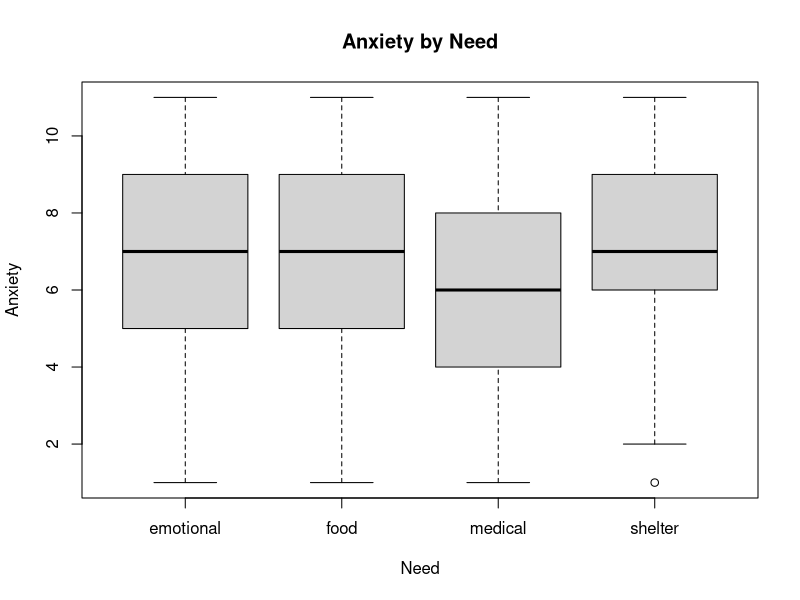
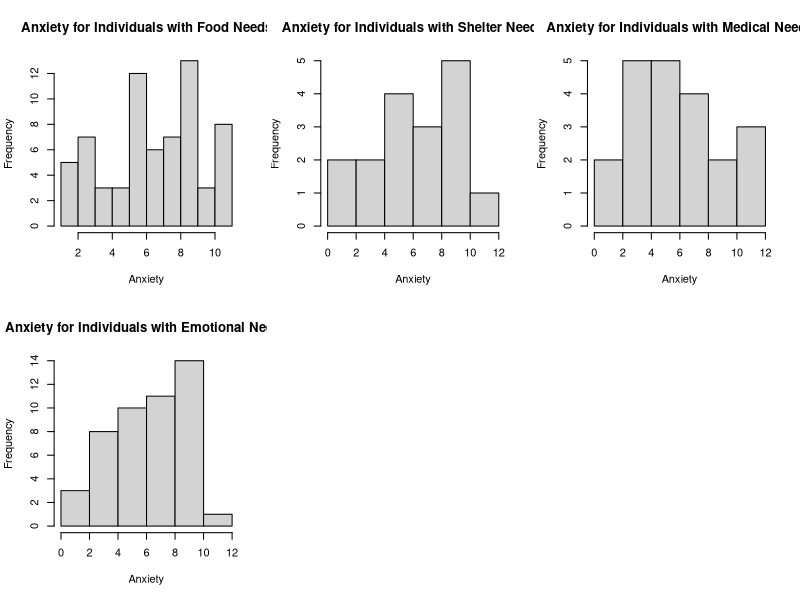

Recreate these plots in R, in order. (Note: this script raises an error after producing the figures.)
# INSTALL AND LOAD PACKAGES

  # NB: IF PACKAGE NOT INSTALLED, UNCOMMENT NEXT BLOCK OF CODE. RECOMMENT TO AVOID 
  # ERROR MESSAGES

  #install.packages("psych")
  #install.packages("caTools") 
  #install.packages("VGAM")
  #install.packages("caret")

  # LOAD
  library(caret)
  library(VGAM)
  library(caTools)
  library("psych")

# IMPORTING DATA

  data <- read.csv("HTOPS_HPS_2502_PUF.csv")

# CLEANING DATA AND CREATING SUBSET

  data <- subset(data, ANXIOUS != -99 & (NDX14_FOOD == 1 | NDX14_SHELTER == 1 | 
                                    NDX14_MEDICAL == 1 | NDX14_EMOTIONAL == 1 | 
                                    NDX14_FRESHWATER == 1 | NDX14_ELECTRICITY == 1 
                                    | NDX14_NONE_NEEDED == 1))
  
# EXTRACTING VARIABLES OF INTEREST FROM THE DATA SETS

  #explanatory variables
  
  foodNeeds <- data$NDX14_FOOD #Inviduals whose most immediate need is food
  shelterNeeds<- data$NDX14_SHELTER #Inviduals whose most immediate need is shelter
  medicalNeeds <- data$NDX14_MEDICAL #Inviduals whose most immediate need is medical
  emotionalNeeds <- data$NDX14_EMOTIONAL #Inviduals whose most immediate need is emotional
  waterNeeds <- data$NDX14_FRESHWATER #Inviduals whose most immediate need is water
  electricalNeeds <- data$NDX14_ELECTRICITY #Inviduals whose most immediate need is electricity
   
  #response variable
  anxiety <- data$ANXIOUS #How anxious an individual has felt over the past two weeks
  
  #creating new data table, exclusively w/ variables of intrests
  needs <- data.frame(foodNeeds,shelterNeeds,medicalNeeds,emotionalNeeds,waterNeeds,
                      electricalNeeds) #table of needs by individual
  needs[needs == -99] <- 0
  needsScore <- rowSums(needs)
  

# EXPLORATORY DATA ANALYSIS

  #SUMMARIES
  
  print("Anxiety Description")
  print(describe(anxiety))
  cat("\n")
  
  #DATA SETUP
    
    # SEPARATING DATA BY NEED RESPONSE
    
    foodAnx <- subset(data, foodNeeds == 1) #subset for individuals who have food need
    shelterAnx <- subset(data, shelterNeeds == 1) #subset for individuals who have shelter need
    medicalAnx <- subset(data, medicalNeeds == 1) #subset for individuals who have medical need
    emotionalAnx <- subset(data, emotionalNeeds == 1) #subset for individuals who have emotional need
    
    # CONCATENATING EXPLANATORY VARIABLES INTO ONE CATEGORICAL VARIABLE
    food <- rep("food", times = nrow(foodAnx))
    shelter <- rep("shelter", times = nrow(shelterAnx))
    medical <- rep("medical", times = nrow(medicalAnx))
    emotional <- rep("emotional", times = nrow(emotionalAnx))
    
    print("FACTOR SAMPLE SIZES")
    print("Food")
    print(nrow(foodAnx))
    print("Shelter:")
    print(nrow(shelterAnx))
    print("Medical:")
    print(nrow(medicalAnx))
    print("Emotional:")
    print(nrow(emotionalAnx))
    
    categories <- c(food,shelter,medical,emotional)
    anxByCat <- c(foodAnx[,5],shelterAnx[,5],medicalAnx[,5],emotionalAnx[,5])
    
    #making new datatable to show anxiety by category
    dataByCat <- data.frame(categories,anxByCat)
    
  
  #PLOTS
    boxplot(anxByCat ~ categories, data = dataByCat,
            main = "Anxiety by Need",
            xlab = "Need",
            ylab = "Anxiety")
    
    par(mfrow = c(2, 3))
    hist(foodAnx[,5],main="Anxiety for Individuals with Food Needs",
         xlab="Anxiety")
    hist(shelterAnx[,5],main="Anxiety for Individuals with Shelter Needs",
         xlab="Anxiety")
    hist(medicalAnx[,5],main="Anxiety for Individuals with Medical Needs",
         xlab="Anxiety")
    hist(emotionalAnx[,5],main="Anxiety for Individuals with Emotional Needs",
         xlab="Anxiety")
    

# LOGISTIC REGRESSION ANALYSIS
  
  # SPLITTING DATA SET
  
  split <- sample.split(data$anxiety, SplitRatio = 0.8)
  
  trainData <- subset(data, split == "TRUE")
  testData <- subset(data, split == "FALSE")


  print("Train Data")
  print(summary(trainData$anxiety))

  
  print("Test Data")
  print(describe(testData))

  # MODEL
  
  model <- vglm(anxiety ~ foodNeeds + shelterNeeds + medicalNeeds + 
                  emotionalNeeds,
                family = cumulative, xdata = trainData)
  
  #training
  predicted_probs <- predict(model, type = "response")
  predicted_classes <- as.numeric(colnames(predicted_probs)[apply(predicted_probs, 
                                                                  1, which.max)])
  
  #applying
  newProbs <- predict(model, newdata = testData, type = "response")
  predictions <- as.numeric(colnames(newProbs)[apply(newProbs, 1, 
                                                            which.max)])
  
  print("predictions:")
  print(describe(predictions))
  print("actual:")
  print(describe(anxiety))
  
# VERIFICATION
  
  # HISTOGRAMS
  par(mfrow = c(2, 1))
  hist(testData$anxiety,main="Actual Anxiety",
       xlab="Anxiety")
  hist(predictions,main="Predicted Anxiety",
       xlab="Anxiety")

  # CONFUSION MATRIX
  
  conMat <- data.frame(matrix(0,ncol = 4, nrow = 4))
  colnames(conMat) <- c("1", "2", "3","4")
  
  for (prediction in 1:length(predictions))
  {
    conMat[testData$anxiety[prediction],predictions[prediction]] <- 
        conMat[testData$anxiety[prediction],predictions[prediction]] + 1
  }
    
  # METRICS
  
  #accuracy
  
  accuracy <- (conMat[1,1] + conMat[2,2] + conMat[3,3] + conMat[4,4]) / length(predictions)
  print("ACCURACY:")
  print(accuracy)
  
  #precision
  
  
  
  # The stupid dumb variables and model suck so stupid dumb much that we cant 
  # use the stupid dumb confusionMatrix function which.. is stupid and dumb. So.
  #cm <- confusionMatrix(data = predictions, reference = as.factor(anxiety))
  #print(cm)
  
  
  
